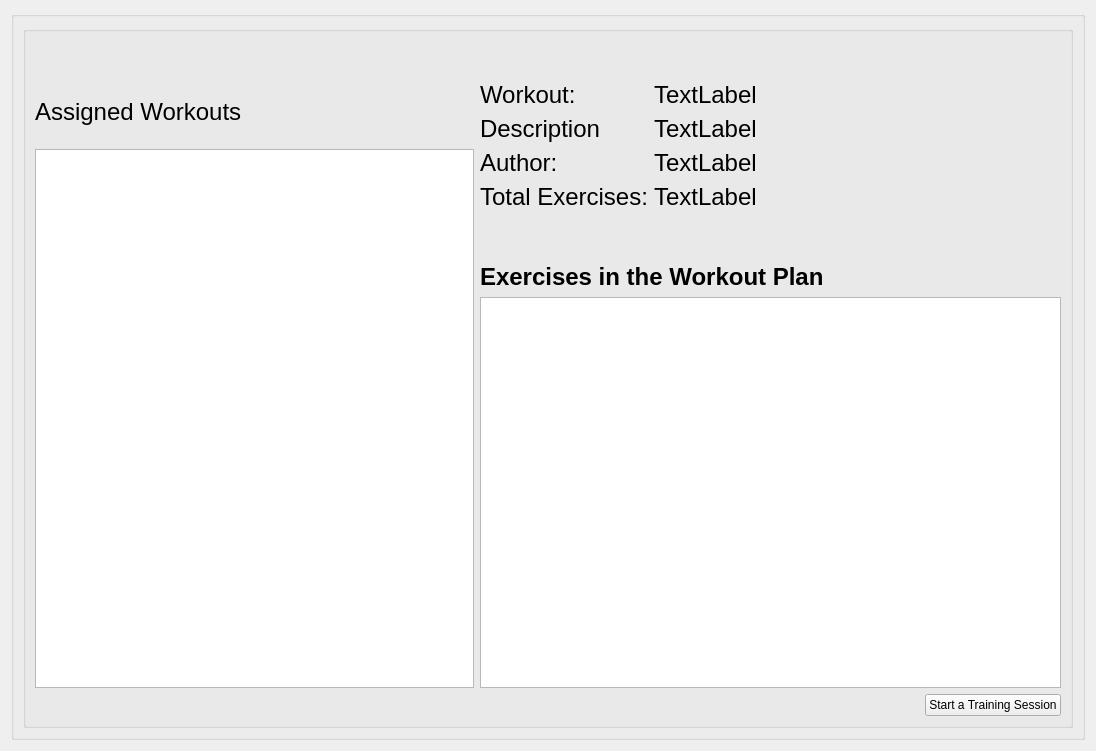
<?xml version="1.0" encoding="UTF-8"?>
<ui version="4.0">
 <class>UserClientTrainingSesionWidget</class>
 <widget class="QWidget" name="UserClientTrainingSesionWidget">
  <property name="geometry">
   <rect>
    <x>0</x>
    <y>0</y>
    <width>1096</width>
    <height>751</height>
   </rect>
  </property>
  <property name="sizePolicy">
   <sizepolicy hsizetype="Expanding" vsizetype="Expanding">
    <horstretch>0</horstretch>
    <verstretch>0</verstretch>
   </sizepolicy>
  </property>
  <property name="windowTitle">
   <string>Form</string>
  </property>
  <layout class="QGridLayout" name="gridLayout">
   <item row="0" column="0">
    <layout class="QHBoxLayout" name="horizontalLayout">
     <item>
      <widget class="QGroupBox" name="groupBoxc_2">
       <property name="sizePolicy">
        <sizepolicy hsizetype="Expanding" vsizetype="Expanding">
         <horstretch>0</horstretch>
         <verstretch>0</verstretch>
        </sizepolicy>
       </property>
       <property name="autoFillBackground">
        <bool>true</bool>
       </property>
       <layout class="QGridLayout" name="gridLayout_3">
        <item row="0" column="0">
         <widget class="QGroupBox" name="groupBoxc1">
          <property name="sizePolicy">
           <sizepolicy hsizetype="Expanding" vsizetype="Expanding">
            <horstretch>0</horstretch>
            <verstretch>0</verstretch>
           </sizepolicy>
          </property>
          <property name="title">
           <string/>
          </property>
          <layout class="QGridLayout" name="gridLayout_2">
           <item row="4" column="1">
            <spacer name="verticalSpacer">
             <property name="orientation">
              <enum>Qt::Orientation::Vertical</enum>
             </property>
             <property name="sizeType">
              <enum>QSizePolicy::Policy::Minimum</enum>
             </property>
             <property name="sizeHint" stdset="0">
              <size>
               <width>20</width>
               <height>40</height>
              </size>
             </property>
            </spacer>
           </item>
           <item row="2" column="0">
            <widget class="QLabel" name="label_2">
             <property name="sizePolicy">
              <sizepolicy hsizetype="Expanding" vsizetype="Minimum">
               <horstretch>0</horstretch>
               <verstretch>0</verstretch>
              </sizepolicy>
             </property>
             <property name="font">
              <font>
               <pointsize>18</pointsize>
               <bold>false</bold>
              </font>
             </property>
             <property name="text">
              <string>Assigned Workouts</string>
             </property>
            </widget>
           </item>
           <item row="3" column="0" rowspan="4">
            <widget class="QTableView" name="tableAssigned"/>
           </item>
           <item row="2" column="1" rowspan="2" colspan="2">
            <layout class="QFormLayout" name="formLayout">
             <item row="0" column="0">
              <widget class="QLabel" name="label">
               <property name="sizePolicy">
                <sizepolicy hsizetype="Expanding" vsizetype="Expanding">
                 <horstretch>0</horstretch>
                 <verstretch>0</verstretch>
                </sizepolicy>
               </property>
               <property name="font">
                <font>
                 <pointsize>18</pointsize>
                </font>
               </property>
               <property name="text">
                <string>Workout:</string>
               </property>
              </widget>
             </item>
             <item row="1" column="0">
              <widget class="QLabel" name="label_8">
               <property name="sizePolicy">
                <sizepolicy hsizetype="Expanding" vsizetype="Expanding">
                 <horstretch>0</horstretch>
                 <verstretch>0</verstretch>
                </sizepolicy>
               </property>
               <property name="font">
                <font>
                 <pointsize>18</pointsize>
                </font>
               </property>
               <property name="text">
                <string>Description</string>
               </property>
              </widget>
             </item>
             <item row="2" column="0">
              <widget class="QLabel" name="label_9">
               <property name="sizePolicy">
                <sizepolicy hsizetype="Expanding" vsizetype="Expanding">
                 <horstretch>0</horstretch>
                 <verstretch>0</verstretch>
                </sizepolicy>
               </property>
               <property name="font">
                <font>
                 <pointsize>18</pointsize>
                </font>
               </property>
               <property name="text">
                <string>Author:</string>
               </property>
              </widget>
             </item>
             <item row="3" column="0">
              <widget class="QLabel" name="label_10">
               <property name="sizePolicy">
                <sizepolicy hsizetype="Expanding" vsizetype="Expanding">
                 <horstretch>0</horstretch>
                 <verstretch>0</verstretch>
                </sizepolicy>
               </property>
               <property name="font">
                <font>
                 <pointsize>18</pointsize>
                </font>
               </property>
               <property name="text">
                <string>Total Exercises:</string>
               </property>
              </widget>
             </item>
             <item row="0" column="1">
              <widget class="QLabel" name="workout_label">
               <property name="sizePolicy">
                <sizepolicy hsizetype="Expanding" vsizetype="Expanding">
                 <horstretch>0</horstretch>
                 <verstretch>0</verstretch>
                </sizepolicy>
               </property>
               <property name="font">
                <font>
                 <pointsize>18</pointsize>
                </font>
               </property>
               <property name="text">
                <string>TextLabel</string>
               </property>
              </widget>
             </item>
             <item row="1" column="1">
              <widget class="QLabel" name="description_label">
               <property name="sizePolicy">
                <sizepolicy hsizetype="Expanding" vsizetype="Expanding">
                 <horstretch>0</horstretch>
                 <verstretch>0</verstretch>
                </sizepolicy>
               </property>
               <property name="font">
                <font>
                 <pointsize>18</pointsize>
                </font>
               </property>
               <property name="text">
                <string>TextLabel</string>
               </property>
              </widget>
             </item>
             <item row="2" column="1">
              <widget class="QLabel" name="Author_label">
               <property name="sizePolicy">
                <sizepolicy hsizetype="Expanding" vsizetype="Expanding">
                 <horstretch>0</horstretch>
                 <verstretch>0</verstretch>
                </sizepolicy>
               </property>
               <property name="font">
                <font>
                 <pointsize>18</pointsize>
                </font>
               </property>
               <property name="text">
                <string>TextLabel</string>
               </property>
              </widget>
             </item>
             <item row="3" column="1">
              <widget class="QLabel" name="total_ex_label">
               <property name="sizePolicy">
                <sizepolicy hsizetype="Expanding" vsizetype="Expanding">
                 <horstretch>0</horstretch>
                 <verstretch>0</verstretch>
                </sizepolicy>
               </property>
               <property name="font">
                <font>
                 <pointsize>18</pointsize>
                </font>
               </property>
               <property name="text">
                <string>TextLabel</string>
               </property>
              </widget>
             </item>
            </layout>
           </item>
           <item row="6" column="1" colspan="2">
            <widget class="QTableView" name="tableExercises"/>
           </item>
           <item row="7" column="2">
            <layout class="QHBoxLayout" name="horizontalLayout_2">
             <item>
              <widget class="QPushButton" name="startSesionButton">
               <property name="text">
                <string>Start a Training Session</string>
               </property>
              </widget>
             </item>
            </layout>
           </item>
           <item row="5" column="1">
            <widget class="QLabel" name="label_3">
             <property name="sizePolicy">
              <sizepolicy hsizetype="Expanding" vsizetype="Minimum">
               <horstretch>0</horstretch>
               <verstretch>0</verstretch>
              </sizepolicy>
             </property>
             <property name="font">
              <font>
               <pointsize>18</pointsize>
               <bold>true</bold>
              </font>
             </property>
             <property name="text">
              <string>Exercises in the Workout Plan</string>
             </property>
            </widget>
           </item>
           <item row="1" column="0">
            <spacer name="verticalSpacer_2">
             <property name="orientation">
              <enum>Qt::Orientation::Vertical</enum>
             </property>
             <property name="sizeType">
              <enum>QSizePolicy::Policy::Minimum</enum>
             </property>
             <property name="sizeHint" stdset="0">
              <size>
               <width>20</width>
               <height>40</height>
              </size>
             </property>
            </spacer>
           </item>
          </layout>
         </widget>
        </item>
       </layout>
      </widget>
     </item>
    </layout>
   </item>
  </layout>
 </widget>
 <resources/>
 <connections/>
</ui>
